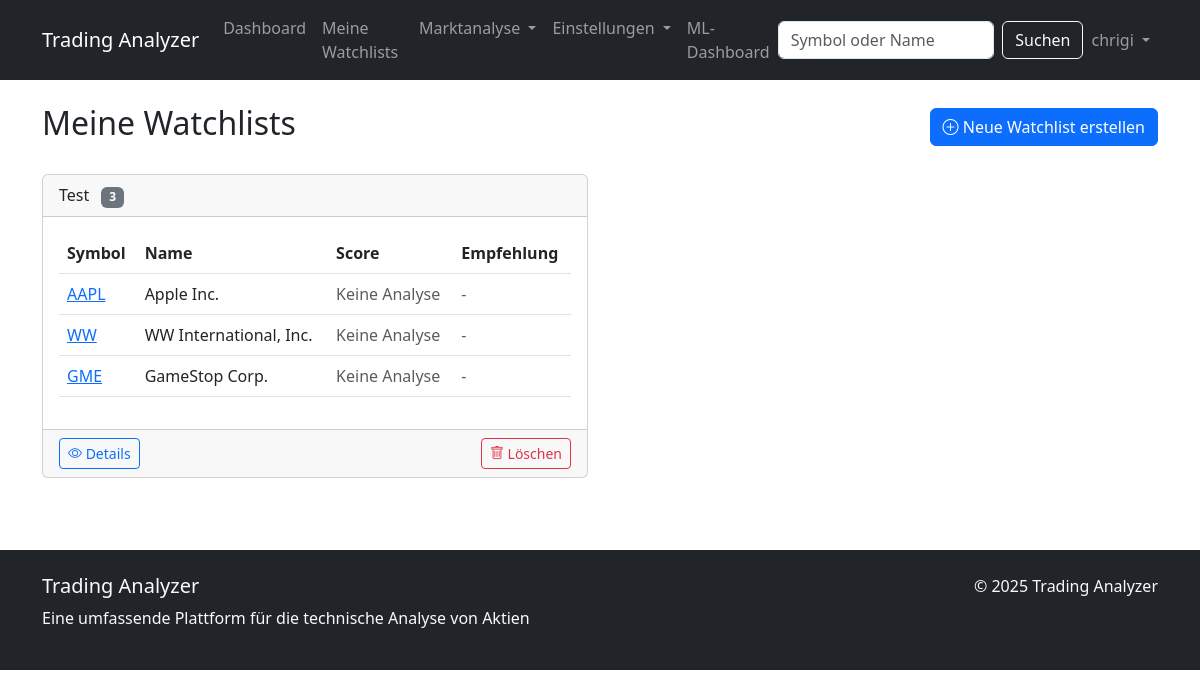
/watchlists/ (signed in), run on an earlier commit of the app's database.
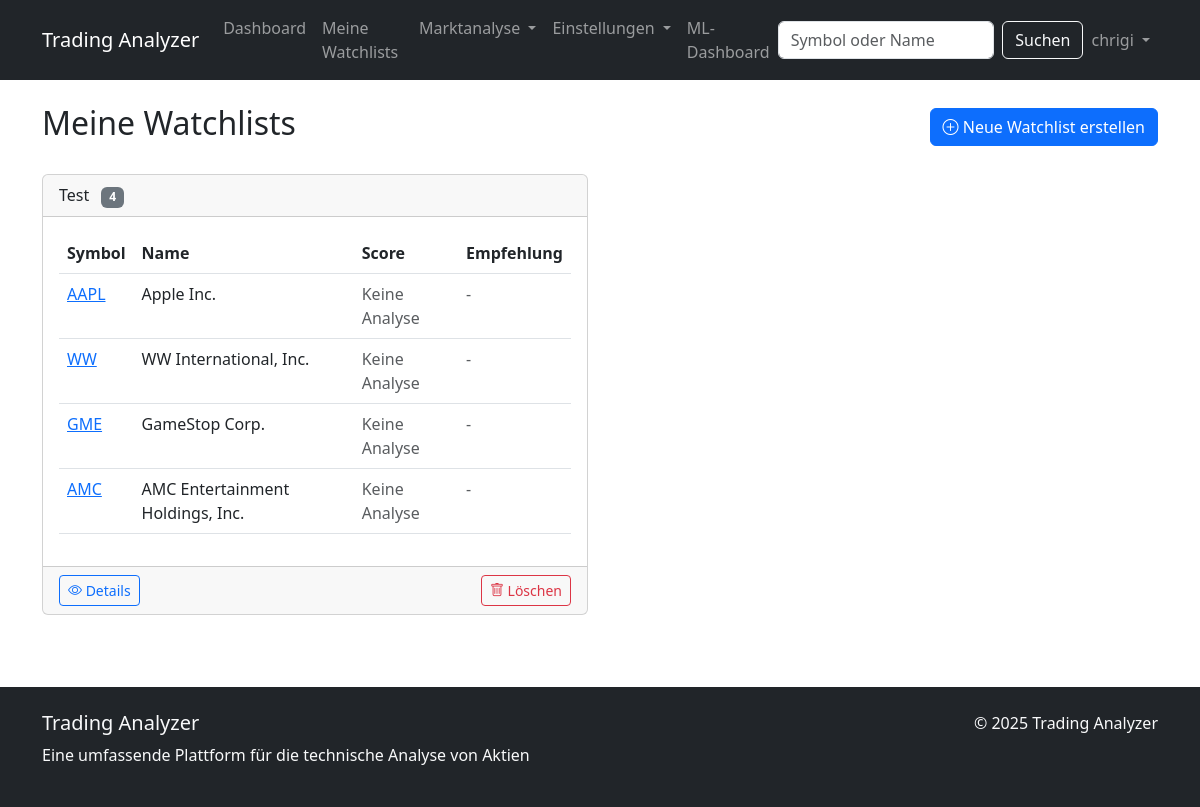
And on a later commit of the database.
### stock_analyzer/models.py (models this page shows, shortened)
class WatchList(models.Model):
    user = models.ForeignKey(User, on_delete=models.CASCADE, related_name='watchlists')
    name = models.CharField(max_length=100)
    stocks = models.ManyToManyField(Stock, related_name='watchlists')

class Stock(models.Model):
    symbol = models.CharField(max_length=10, unique=True)
    name = models.CharField(max_length=100)
    sector = models.CharField(max_length=100, null=True, blank=True)
    last_updated = models.DateTimeField(auto_now=True)

### stock_analyzer/views.py (the view)
# urls.py: path('watchlists/', views.my_watchlists, name='my_watchlists'),
@login_required
def my_watchlists(request):
    watchlists = WatchList.objects.filter(user=request.user)
    context = {
        'watchlists': watchlists
    }
    return render(request, 'stock_analyzer/my_watchlists.html', context)

### stock_analyzer/templates/stock_analyzer/my_watchlists.html (shortened to what the changed rows need)
{% extends 'stock_analyzer/base.html' %}
{% load stock_tags %}
{% block content %}
<div class="d-flex justify-content-between align-items-center mb-4">
    <h2>Meine Watchlists</h2>
</div>
{% if watchlists %}
<div class="row">
    {% for watchlist in watchlists %}
    <div class="col-md-6 mb-4">
        <div class="card">
            <div class="card-header">
                {{ watchlist.name }}
                <span class="badge bg-secondary ms-2">{{ watchlist.stocks.count }}</span>
            </div>
            <div class="card-body">
                {% if watchlist.stocks.exists %}
                <div class="table-responsive">
                    <table class="table table-hover">
                        <thead>
                            <tr>
                                <th>Symbol</th>
                                <th>Name</th>
                                <th>Score</th>
                                <th>Empfehlung</th>
                            </tr>
                        </thead>
                        <tbody>
                            {% for stock in watchlist.stocks.all %}
                            <tr>
                                <td><a href="{% url 'stock_detail' stock.symbol %}">{{ stock.symbol }}</a></td>
                                <td>{{ stock.name }}</td>
                                <td>
                                    {% if stock.id in latest_analyses %}
                                    <div class="progress">
                                        {% with analysis=latest_analyses|get_item:stock.id %}
                                        {% if analysis.technical_score >= 70 %}
                                            <div class="progress-bar bg-success" style="width: {{ analysis.technical_score }}%">{{ analysis.technical_score }}</div>
                                        {% elif analysis.technical_score <= 30 %}
                                            <div class="progress-bar bg-danger" style="width: {{ analysis.technical_score }}%">{{ analysis.technical_score }}</div>
                                        {% else %}
                                            <div class="progress-bar bg-warning" style="width: {{ analysis.technical_score }}%">{{ analysis.technical_score }}</div>
                                        {% endif %}
                                        {% endwith %}
                                    </div>
                                    {% else %}
                                    <span class="text-muted">Keine Analyse</span>
                                    {% endif %}
                                </td>
                                <td>
                                    {% if stock.id in latest_analyses %}
                                    {% with analysis=latest_analyses|get_item:stock.id %}
                                    {% if analysis.recommendation == 'BUY' %}
                                        <span class="badge bg-success">KAUFEN</span>
                                    {% elif analysis.recommendation == 'SELL' %}
                                        <span class="badge bg-danger">VERKAUFEN</span>
                                    {% else %}
                                        <span class="badge bg-warning">HALTEN</span>
                                    {% endif %}
                                    {% endwith %}
                                    {% else %}
                                    <span class="text-muted">-</span>
                                    {% endif %}
                                </td>
                            </tr>
                            {% endfor %}
                        </tbody>
                    </table>
                </div>
                {% else %}
                <p class="text-center">Keine Aktien in dieser Watchlist</p>
                {% endif %}
            </div>
            <div class="card-footer d-flex justify-content-between">
                <a href="{% url 'watchlist_detail' watchlist.id %}" class="btn btn-outline-primary btn-sm">
                    <i class="bi bi-eye"></i> Details
                </a>
                <button class="btn btn-outline-danger btn-sm delete-watchlist" data-id="{{ watchlist.id }}">
                    <i class="bi bi-trash"></i> Löschen
                </button>
            </div>
        </div>
    </div>
    {% endfor %}
</div>
{% else %}
<div class="alert alert-info text-center">
    <p>Du hast noch keine Watchlists erstellt.</p>
    <p>Erstelle eine neue Watchlist, um deine Lieblingsaktien zu verfolgen.</p>
</div>
{% endif %}
{% endblock %}

What changed in the data, as far as the page shows it:
changed WatchList "Test": gains Stock (symbol "AMC", name "AMC Entertainment Holdings, Inc.", shows "Keine Analyse"); stocks.count "3" → "4"
